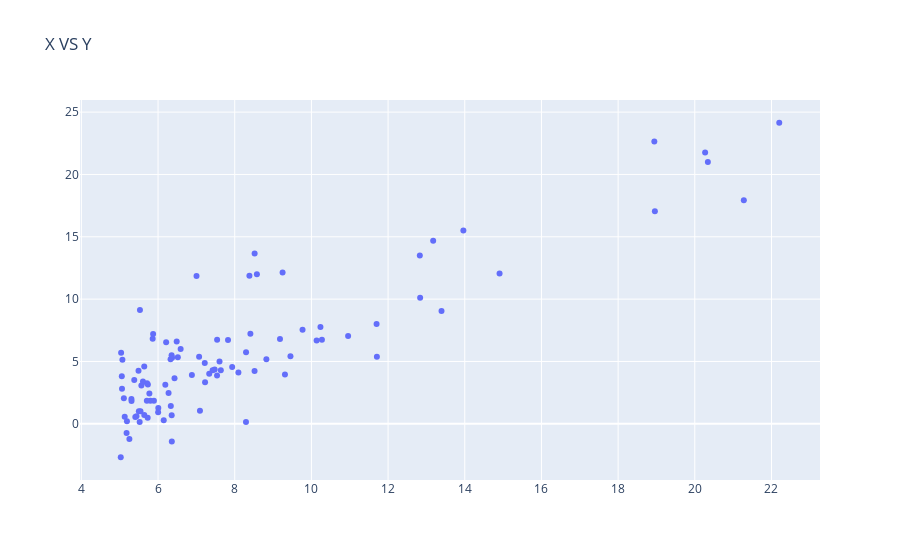

The notebook cell this image was saved under:
### Code cell
# Making the imports
import numpy as np
import pandas as pd
import matplotlib.pyplot as plt
import plotly
from plotly.offline import plot,iplot
import plotly.graph_objs as go
import plotly.figure_factory as ff
import warnings
warnings.filterwarnings('ignore')
from sklearn.metrics import mean_squared_error

# Preprocessing Input data
data = pd.read_csv('data.csv')
X = data.iloc[:, 0]
Y = data.iloc[:, 1]
data1 = go.Scatter(
   x= X,
   y=Y,
   mode="markers"
)
layout = go.Layout(
   {
      "title":"X VS Y"
   }
)
fig = go.Figure(data = data1, layout = layout)
iplot(fig)
